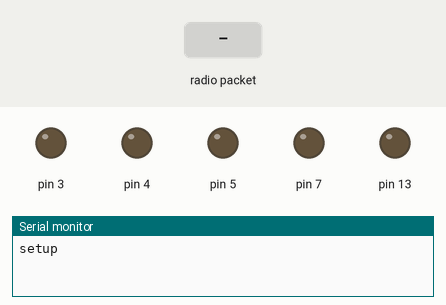
Simulated run of this sketch. Board: Arduino Uno, built with avr-gcc and run on an emulated ATmega328P. Parts: output pins drawn as LEDs (lit = HIGH), the last lines printed to the serial monitor. Inputs (shaded band) come from the test bench. No radio packets arrive unless stated.

Above: at 1.2 s.
1.3 s: radio packet "1" arrives
At 2.7 s:
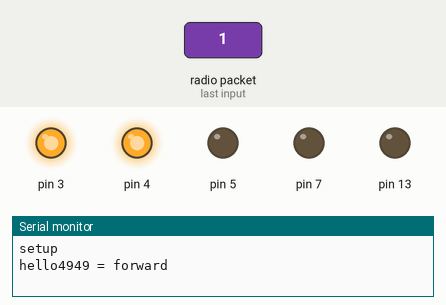
3.8 s: radio packet "2" arrives
At 5.8 s:
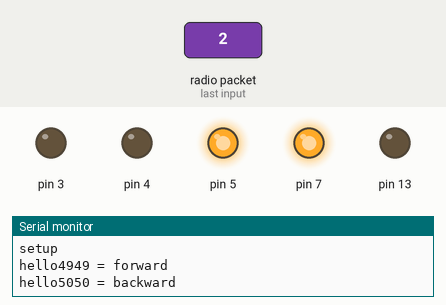
6.3 s: radio packet "3" arrives
At 7.8 s:
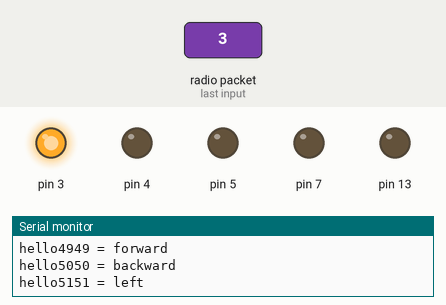
8.8 s: radio packet "4" arrives
At 10.9 s:
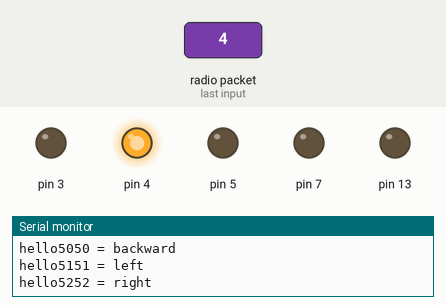
Timing chart, 0 to 12.3 s (numbered marks = the images above; inputs shaded):
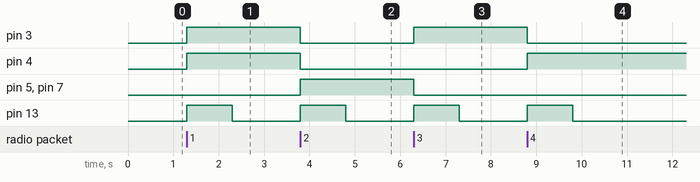

Measured:
- after the input at 1.3 s, pin 3, pin 4: LOW → HIGH at once; pin 13: LOW → HIGH at once, → LOW 1.0 s later
- after the input at 3.8 s, pin 3, pin 4: HIGH → LOW at once; pin 5, pin 7: LOW → HIGH at once; pin 13: LOW → HIGH at once, → LOW 1.0 s later
- after the input at 6.3 s, pin 3: LOW → HIGH at once; pin 5, pin 7: HIGH → LOW at once; pin 13: LOW → HIGH at once, → LOW 1.0 s later
- after the input at 8.8 s, pin 3: HIGH → LOW at once; pin 4: LOW → HIGH at once; pin 13: LOW → HIGH at once, → LOW 1.0 s later

The sketch:

reciever_l293d_trial.ino
```cpp
// RECIEVER CODE

//NOTE :- THIS CODE IS USED WHEN CONTROLLING THE ROBOT VIA THE BREADBORD REMOTE

#include <VirtualWire.h>
class motor{
  public:
  int in1,in2;
  motor(int a,int b){
    in1 = a; in2 =b;
  }
  void drive(int a,int b){
    analogWrite(in1,a);
    analogWrite(in2,b);
  }
};

motor moto1(3,7),moto2(4,5);

void setup()
{
     pinMode(7,OUTPUT);
     pinMode(3,OUTPUT);
     pinMode(4,OUTPUT);
     pinMode(5,OUTPUT);
      Serial.begin(38400);  // Debugging only
      Serial.println("setup");
      pinMode(13, OUTPUT);
      // Initialise the IO and ISR
      vw_setup(2000);  // Bits per sec
      vw_set_rx_pin(2);    //Rx Data pin to Digital  Pin 2
      vw_rx_start();       // Start the receiver PLL running
}//close setup

void loop()
{
    uint8_t buf[VW_MAX_MESSAGE_LEN];
    uint8_t buflen = VW_MAX_MESSAGE_LEN;

    if(vw_get_message(buf, &buflen)) // Non-blocking
    {
       int i;
       Serial.print("hello");
        Serial.print(buf[0]);
        digitalWrite(13, true); // Flash a light to show received good message
        // Message with a good checksum received, dump it.
        for (i = 0; i < buflen; i++)
        {
                  Serial.print(buf[i]);//print received command
                if(buf[i] == '1')//if button 1 is pressed.... i.e.forward buton
                {
                   moto1.drive(255,0);moto2.drive(255,0);
                   Serial.println(" = forward");
                }
                if(buf[i] == '2')//if button 2 is pressed.... i.e.back buton
                {
                  moto1.drive(0,255);moto2.drive(0,255);
                  Serial.println(" = backward");
                }
                if(buf[i] == '3')//if button 3 is pressed.... i.e.left buton
                {
                  moto1.drive(255,0);moto2.drive(0,0);
                  Serial.println(" = left");
                }
                if(buf[i] == '4')//if button 4 is pressed.... i.e.left buton
                {
                  moto1.drive(0,0);moto2.drive(255,0);
                  Serial.println(" = right");
                }
                delay(1000);

         }
            /* Serial.print(" ");
          }
          Serial.println("");*/
          digitalWrite(13, false);
   }//close if
}//close loop
```
